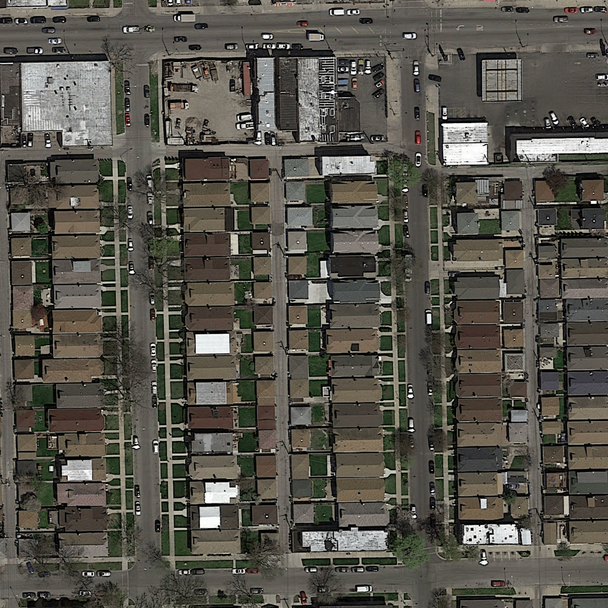
#> input picture test_set_images/test_1/test_1.png, 608 x 608 px, given as the content of the folder training/images/, which was not available
$ jupyter execute --allow-errors baseline.ipynb   (shell and % lines are left out)   (text cells are left out)
#> lines starting #> are read from the running program, lines starting #| are printed output that depends on the picture; pictures that were not available may be replaced by others from this repository, and a replacement may not be noted
[cell 1]
import matplotlib.image as mpimg
import numpy as np
import matplotlib.pyplot as plt
import os,sys
import seaborn as sns

from PIL import Image
from sklearn.metrics import confusion_matrix,precision_score,f1_score,recall_score,accuracy_score

[cell 2]
# Helper functions
def load_image(infilename):
    data = mpimg.imread(infilename)
    return data

def img_float_to_uint8(img):
    rimg = img - np.min(img)
    rimg = (rimg / np.max(rimg) * 255).round().astype(np.uint8)
    return rimg

# Concatenate an image and its groundtruth
def concatenate_images(img, gt_img):
    nChannels = len(gt_img.shape)
    w = gt_img.shape[0]
    h = gt_img.shape[1]
    if nChannels == 3:
        cimg = np.concatenate((img, gt_img), axis=1)
    else:
        gt_img_3c = np.zeros((w, h, 3), dtype=np.uint8)
        gt_img8 = img_float_to_uint8(gt_img)
        gt_img_3c[:,:,0] = gt_img8
        gt_img_3c[:,:,1] = gt_img8
        gt_img_3c[:,:,2] = gt_img8
        img8 = img_float_to_uint8(img)
        cimg = np.concatenate((img8, gt_img_3c), axis=1)
    return cimg

def img_crop(im, w, h):
    list_patches = []
    imgwidth = im.shape[0]
    imgheight = im.shape[1]
    is_2d = len(im.shape) < 3
    for i in range(0,imgheight,h):
        for j in range(0,imgwidth,w):
            if is_2d:
                im_patch = im[j:j+w, i:i+h]
            else:
                im_patch = im[j:j+w, i:i+h, :]
            list_patches.append(im_patch)
    return list_patches

[cell 3]
# Loaded a set of images
root_dir = "training/"

image_dir = root_dir + "images/"
files = os.listdir(image_dir)
n = min(100, len(files)) # Load all images
print("Loading " + str(n) + " images")

imgs = [load_image(image_dir + files[i]) for i in range(n)]
#> in load_image, data is the input picture: shape (608, 608, 3) float32; mean R, G, B 0.341, 0.331, 0.298
#> imgs = 1 item

gt_dir = root_dir + "groundtruth/"
print("Loading " + str(n) + " images")
gt_imgs = [load_image(gt_dir + files[i]) for i in range(n)]
#> gt_imgs = 1 item

n = 90 # Only use 90 images for training

[cell 4]
print('Image size = ' + str(imgs[0].shape[0]) + ',' + str(imgs[0].shape[1]))
#| Image size = 608,608

# Show first image and its groundtruth image
cimg = concatenate_images(imgs[0], gt_imgs[0])
#> in concatenate_images, `cimg = np.concatenate((img, gt_img), axis=1)`:
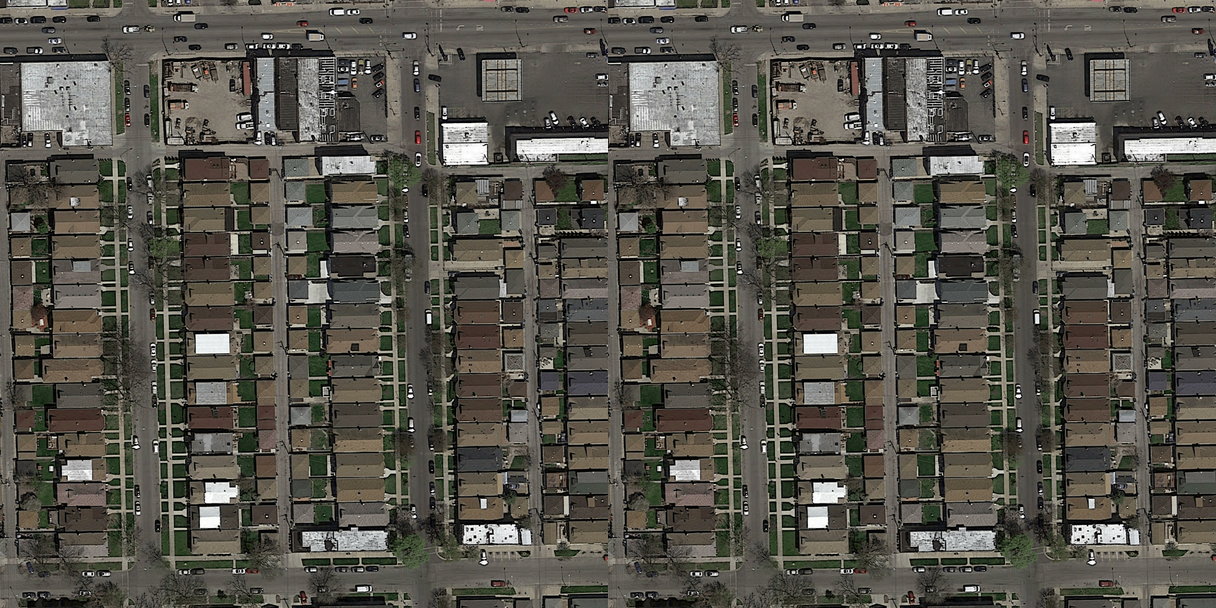
#> cimg: shape (608, 1216, 3) float32; mean R, G, B 0.341, 0.331, 0.298
fig1 = plt.figure(figsize=(10, 10))
plt.imshow(cimg, cmap='Greys_r')

[cell 5]
# Extract patches from input images
patch_size = 16 # each patch is 16*16 pixels

#> (the rest of this cell did not finish here and is left out)

#> after the loop in img_crop, `for i in range(0,imgheight,h):`: list_patches = 1444 items
gt_patches = [img_crop(gt_imgs[i], patch_size, patch_size) for i in range(n)]

img_patches_test = [img_crop(imgs[i], patch_size, patch_size) for i in range(n,100)]
gt_patches_test = [img_crop(gt_imgs[i], patch_size, patch_size) for i in range(n,100)]

# Linearize list of patches
img_patches = np.asarray([img_patches[i][j] for i in range(len(img_patches)) for j in range(len(img_patches[i]))])
gt_patches =  np.asarray([gt_patches[i][j] for i in range(len(gt_patches)) for j in range(len(gt_patches[i]))])

# Linearize list of patches test
img_patches_test = np.asarray([img_patches_test[i][j] for i in range(len(img_patches_test)) for j in range(len(img_patches_test[i]))])
gt_patches_test =  np.asarray([gt_patches_test[i][j] for i in range(len(gt_patches_test)) for j in range(len(gt_patches_test[i]))])

[cell 6]
# Extract 6-dimensional features consisting of average RGB color as well as variance
def extract_features(img):
    feat_m = np.mean(img, axis=(0,1))
    feat_v = np.var(img, axis=(0,1))
    feat = np.append(feat_m, feat_v)
    return feat

# Extract 2-dimensional features consisting of average gray color as well as variance
def extract_features_2d(img):
    feat_m = np.mean(img)
    feat_v = np.var(img)
    feat = np.append(feat_m, feat_v)
    return feat

# Extract features for a given image
def extract_img_features(filename):
    img = load_image(filename)
    img_patches = img_crop(img, patch_size, patch_size)
    X = np.asarray([ extract_features_2d(img_patches[i]) for i in range(len(img_patches))])
    return X

[cell 7]
# Compute features for each image patch
foreground_threshold = 0.25 # percentage of pixels > 1 required to assign a foreground label to a patch
#> foreground_threshold = 0.25

def value_to_class(v):
    df = np.sum(v)
    if df > foreground_threshold:
        return 1
    else:
        return 0

#> (the rest of this cell did not finish here and is left out)

#> (a cell that did not finish here is left out)

#> (a cell that did not finish here is left out)

#> (a cell that did not finish here is left out)

[cell 11]
# train a logistic regression classifier

from sklearn import linear_model

# we create an instance of the classifier and fit the data
logreg = linear_model.LogisticRegression(C=1e5, class_weight="balanced")
#> (the rest of this cell did not finish here and is left out)

#> (a cell that did not finish here is left out)

#> (a cell that did not finish here is left out)

[cell 14]
# generate a nice QR Code
def img_float_to_uint8(img):
    rimg = img - np.min(img)
    rimg = (rimg / np.max(rimg) * 255).round().astype(np.uint8)
    return rimg
#> (the rest of this cell did not finish here and is left out)

#> in extract_img_features, `img_patches = img_crop(img, patch_size, patch_size)`: img_patches = 1444 items
#> in extract_features_2d, `feat_m = np.mean(img)`: feat_m = 0.411
#> in extract_features_2d, `feat_v = np.var(img)`: feat_v = 0.0284
#> in extract_features_2d, `feat = np.append(feat_m, feat_v)`: feat = [0.411, 0.0284]
#> in extract_img_features, `X = np.asarray([ extract_features_2d(img_patches[i]) for i in range(le..`: X = 1444 pairs, first value 0.136 to 0.971, second value 0.000221 to 0.131
#> `Xi = extract_img_features(f'test_set_images/test_{img_idx}/test_{img_i..`: Xi has the same summary as X in extract_img_features
    Zi = logreg.predict(Xi)
    predicted_im = label_to_img(608, 608, patch_size, patch_size, Zi)
    Image.fromarray(img_float_to_uint8(predicted_im)).save(f'{img_idx}_baseline.png')


$ run again, on test_set_images/test_13/test_13.png
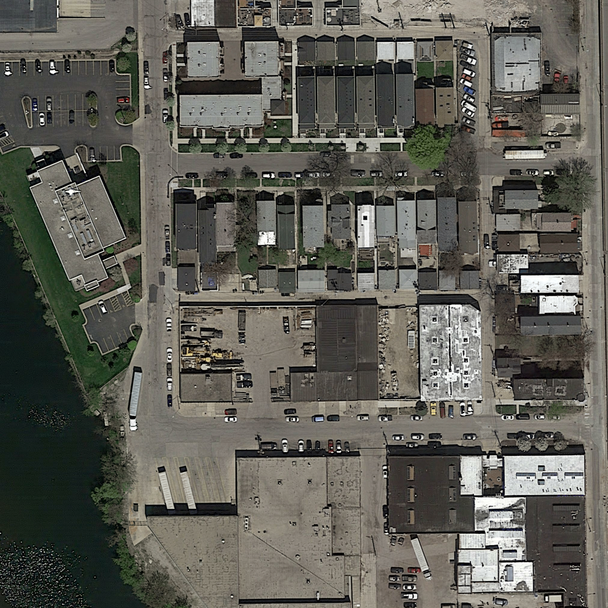
#> input picture test_set_images/test_13/test_13.png, 608 x 608 px, given as the content of the folder training/images/, which was not available
#> in load_image, data is the input picture: shape (608, 608, 3) float32; mean R, G, B 0.372, 0.368, 0.338
#> imgs = 1 item
#| Image size = 608,608
#> in concatenate_images, `cimg = np.concatenate((img, gt_img), axis=1)`:
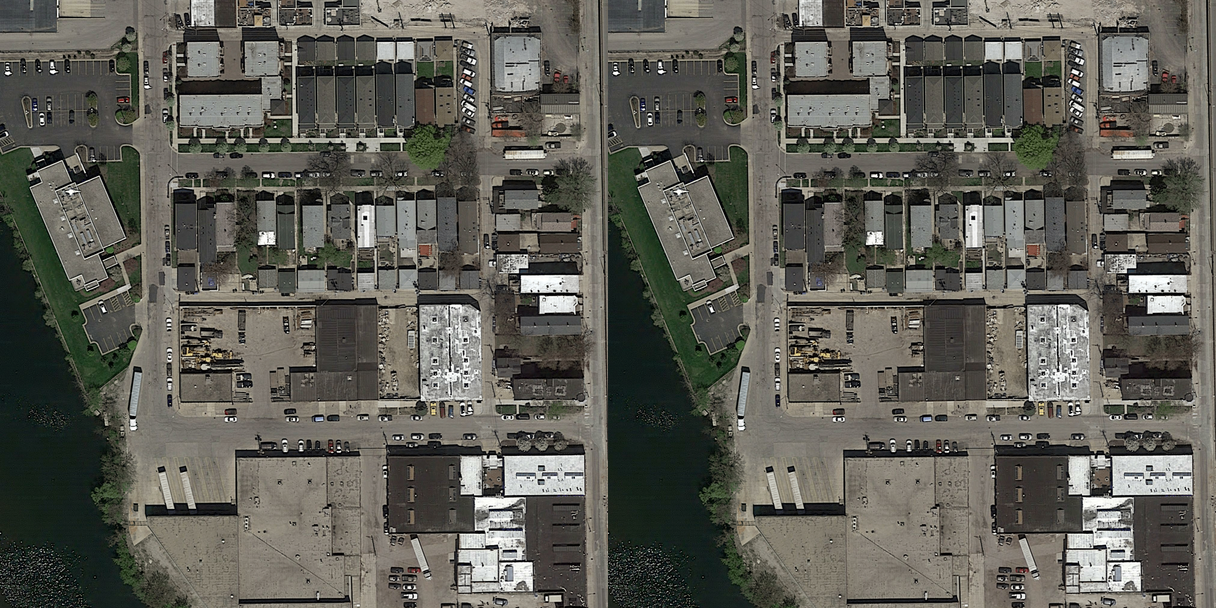
#> cimg: shape (608, 1216, 3) float32; mean R, G, B 0.372, 0.369, 0.338
#> after the loop in img_crop, `for i in range(0,imgheight,h):`: list_patches = 1444 items
#> foreground_threshold = 0.25
#> img_patches = 1444 items
#> feat_m = 0.272
#> feat_v = 0.00034
#> feat = [0.272, 0.00034]
#> X = 1444 pairs, first value 0.086 to 0.854, second value 0.000117 to 0.13
#> Xi has the same summary as X in extract_img_features

$ run again, on test_set_images/test_14/test_14.png
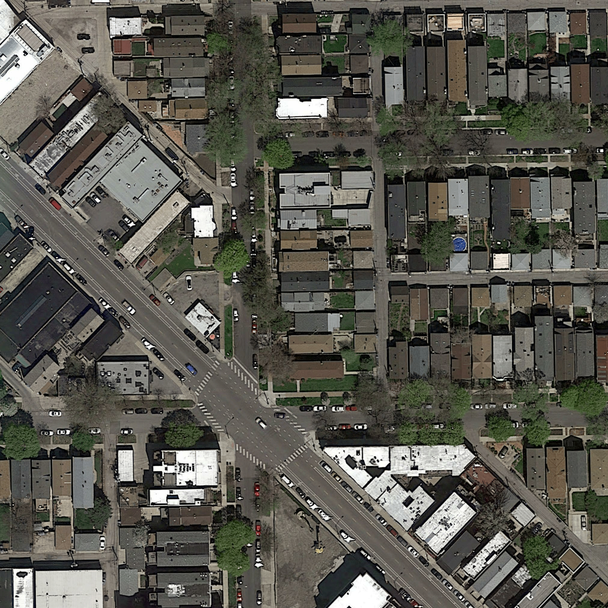
#> input picture test_set_images/test_14/test_14.png, 608 x 608 px, given as the content of the folder training/images/, which was not available
#> in load_image, data is the input picture: shape (608, 608, 3) float32; mean R, G, B 0.348, 0.344, 0.311
#> imgs = 1 item
#| Image size = 608,608
#> in concatenate_images, `cimg = np.concatenate((img, gt_img), axis=1)`:
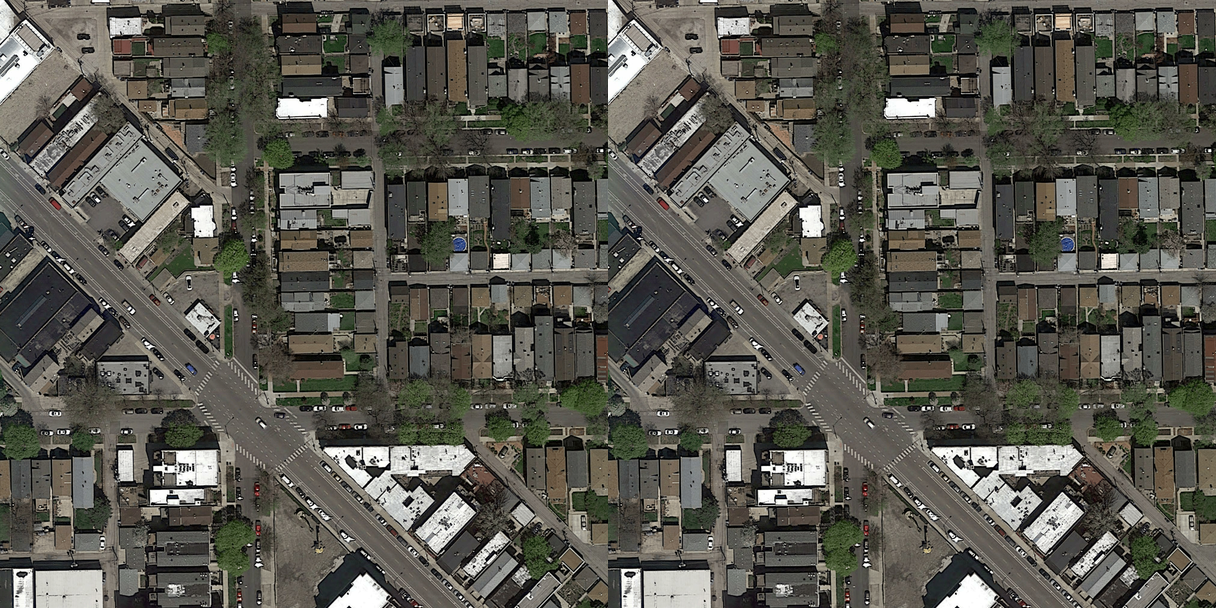
#> cimg: shape (608, 1216, 3) float32; mean R, G, B 0.349, 0.344, 0.311
#> after the loop in img_crop, `for i in range(0,imgheight,h):`: list_patches = 1444 items
#> foreground_threshold = 0.25
#> img_patches = 1444 items
#> feat_m = 0.64
#> feat_v = 0.0974
#> feat = [0.64, 0.0974]
#> X = 1444 pairs, first value 0.105 to 0.999, second value 2.19e-05 to 0.153
#> Xi has the same summary as X in extract_img_features

$ run again, on test_set_images/test_15/test_15.png
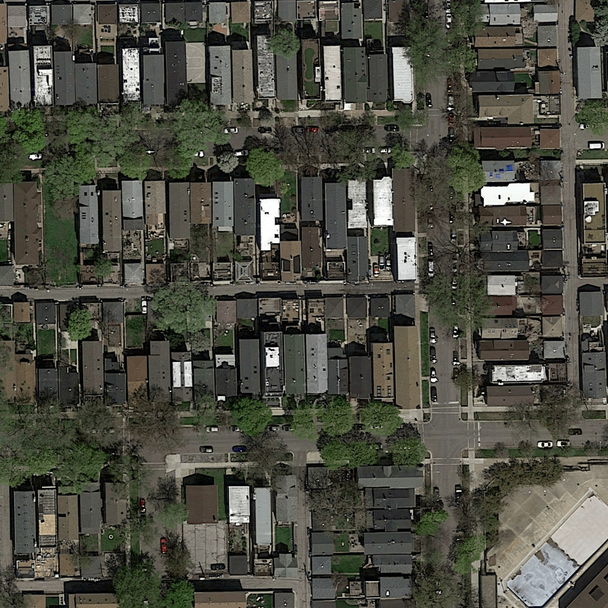
#> input picture test_set_images/test_15/test_15.png, 608 x 608 px, given as the content of the folder training/images/, which was not available
#> in load_image, data is the input picture: shape (608, 608, 3) float32; mean R, G, B 0.301, 0.302, 0.261
#> imgs = 1 item
#| Image size = 608,608
#> in concatenate_images, `cimg = np.concatenate((img, gt_img), axis=1)`:
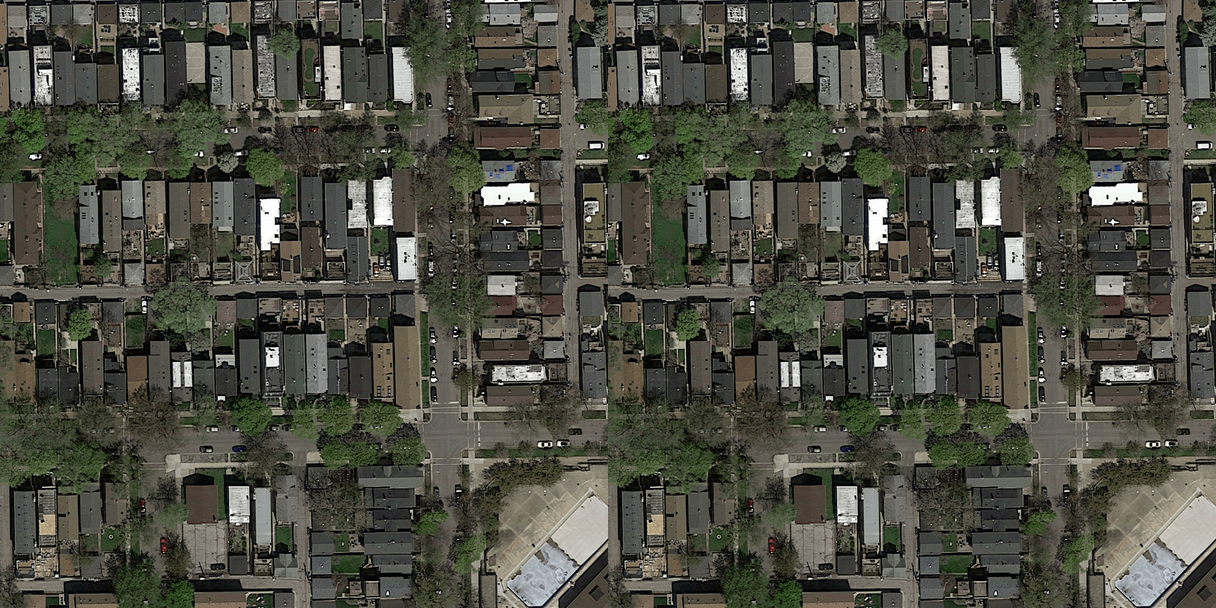
#> cimg: shape (608, 1216, 3) float32; mean R, G, B 0.301, 0.303, 0.262
#> after the loop in img_crop, `for i in range(0,imgheight,h):`: list_patches = 1444 items
#> foreground_threshold = 0.25
#> img_patches = 1444 items
#> feat_m = 0.341
#> feat_v = 0.0252
#> feat = [0.341, 0.0252]
#> X = 1444 pairs, first value 0.0947 to 0.797, second value 0.000474 to 0.18
#> Xi has the same summary as X in extract_img_features
